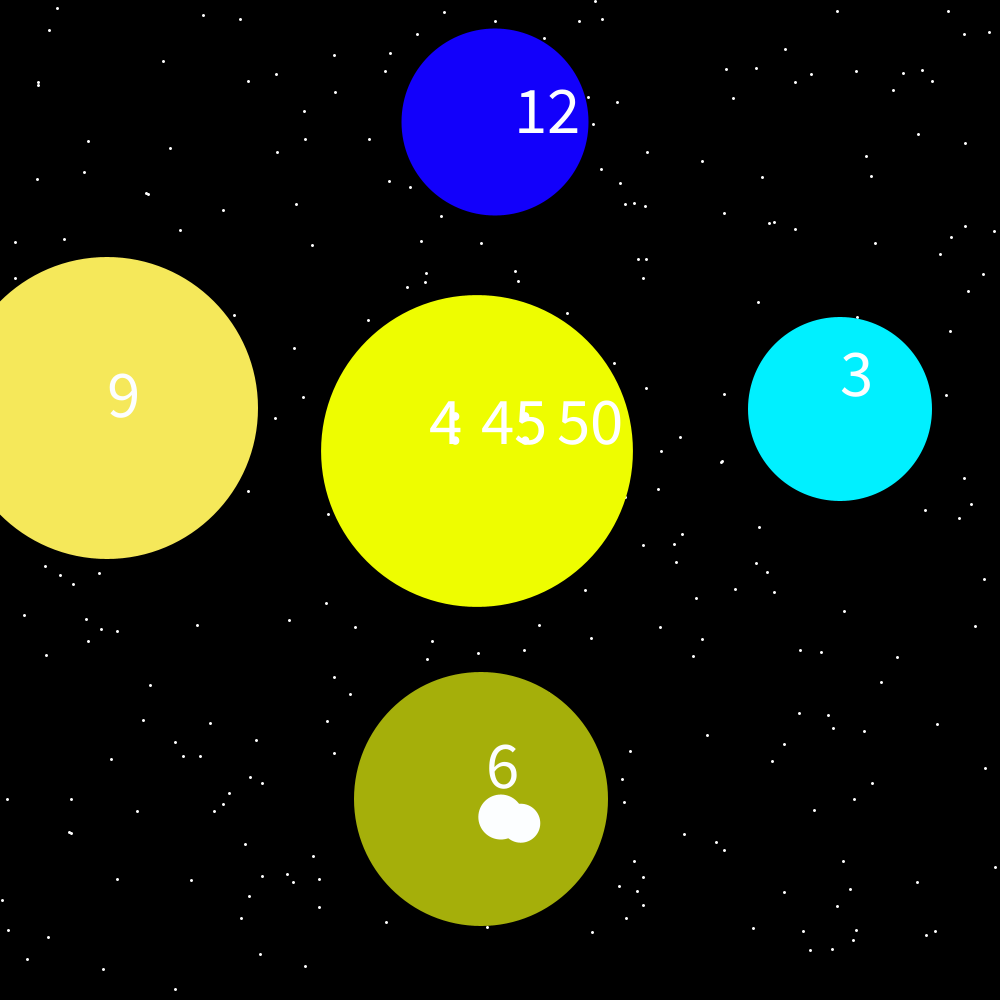
Frame 1 (no input)
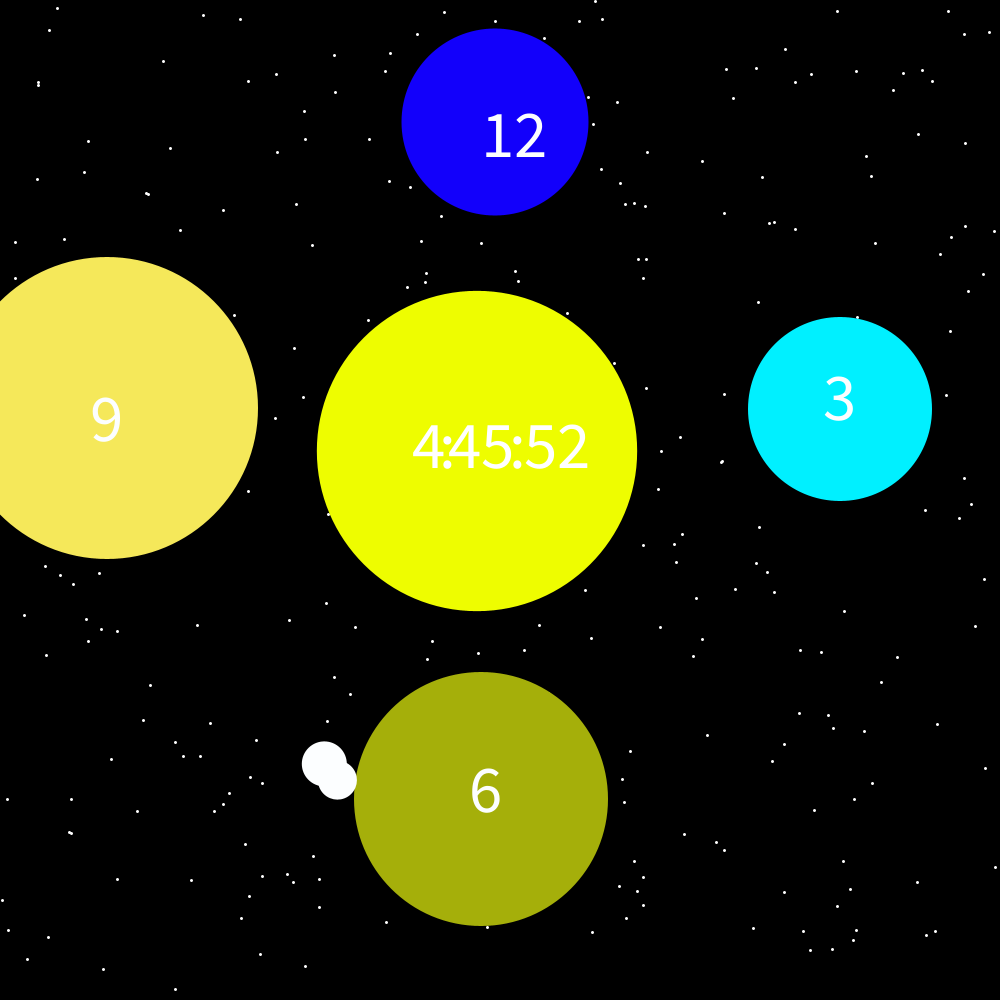
Frame 60 (the mouse pressed at the canvas centre just before this capture)
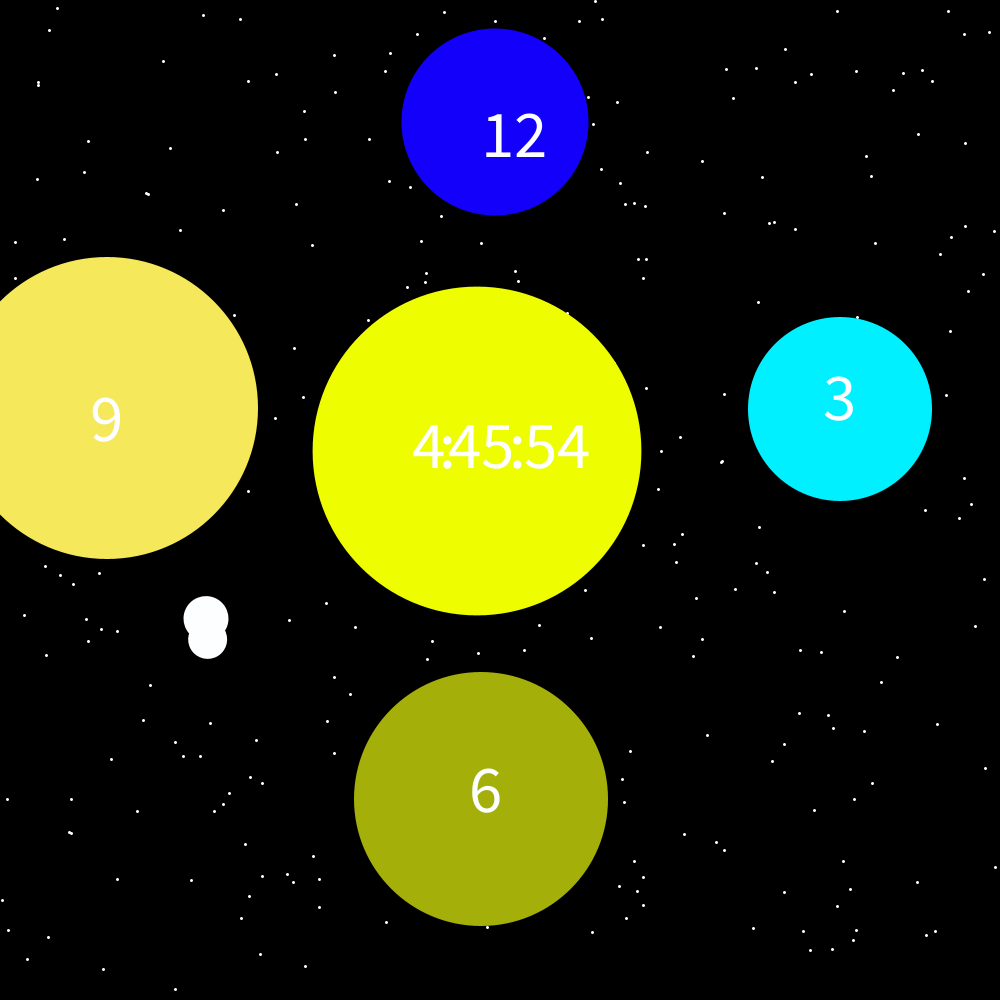
Frame 120 (the mouse held since frame 60 and released just before this capture)

The Processing sketch that drew these frames (run headless with seeded random() and noise(); from frame 60 on, the mouse is pressed at the canvas centre):

// Processing sketch: ASG3_2_the_clock_piece
// ── ASG3_2_the_clock_piece.pde
PVector [] stars = new PVector[300];
float sunSize = 350.0f;
float speed = 30.0f;

//you want to hide this until the hour is up
float supernova = 350.0f;
//use a boolean for this
//BOOLEAN CAN BE EITHER TRUE OR FALSE
boolean explosion;


void setup() {
  size(1000, 1000);
  for (int i = 0; i < stars.length; i++) {
    stars[i] = new PVector (random(width), random(height));
  }
}
void draw() {
  background(0);
  int s = second();
  int h = hour();
  int m = minute();
  stroke(255);
  strokeWeight(3);
  for (int i = 0; i < stars.length; i++) {
    point(stars[i].x, stars[i].y);
  }
  //sun


  float second = map(s, 0, 59, 100, 350);
  noStroke();
  fill(238, 253, 0);
  circle(477, 451, second);

  fill(255);
  textSize(67);
  text(h, 429, 444);
  text(m, 481, 444);
  text(s, 557, 444);
  text(":", 447, 444);
  text(":", 517, 444);

  //neptune
  fill(18, 0, 251);
  circle(495, 122, 187);
  // uranus
  fill(0, 240, 255);
  circle(840, 409, 184);
  //saturn
  fill(165, 175, 10);
  circle(481, 799, 254);
  //jupiter
  fill(245, 232, 90);
  circle(107, 408, 302);
  //moon
  translate(width*0.5, height*0.5);
  rotate(frameCount*0.01);

  fill(252, 254, 255);
  circle(24, 323, 39);
  circle(h, 317, m);
  println(h, m, s);
  resetMatrix();
  // supernova when the hour/minute is up
  if (explosion) {
    fill(0, 0, 0);
    circle(477, 446, supernova);
    supernova += speed;
  }


  //switches explosion on and off
  if (m == 59) {
    explosion = true;
  } else {
    explosion = false;
    supernova = 350.0f;
  }
  text("12", 514, 133);
  text("3", 840, 396);
  text("6", 486, 788);
  text("9", 107, 417);
  textAlign(CENTER, CENTER);
  save("frameRate//####.png");
}
